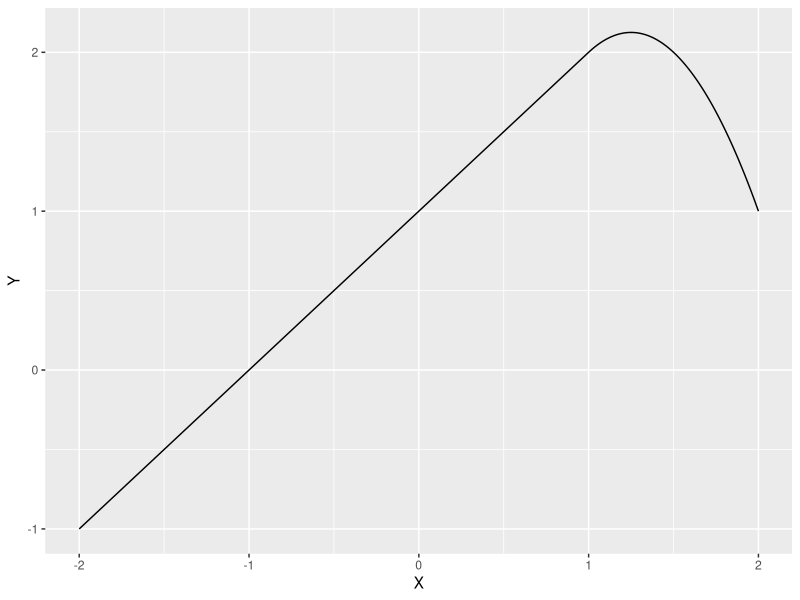
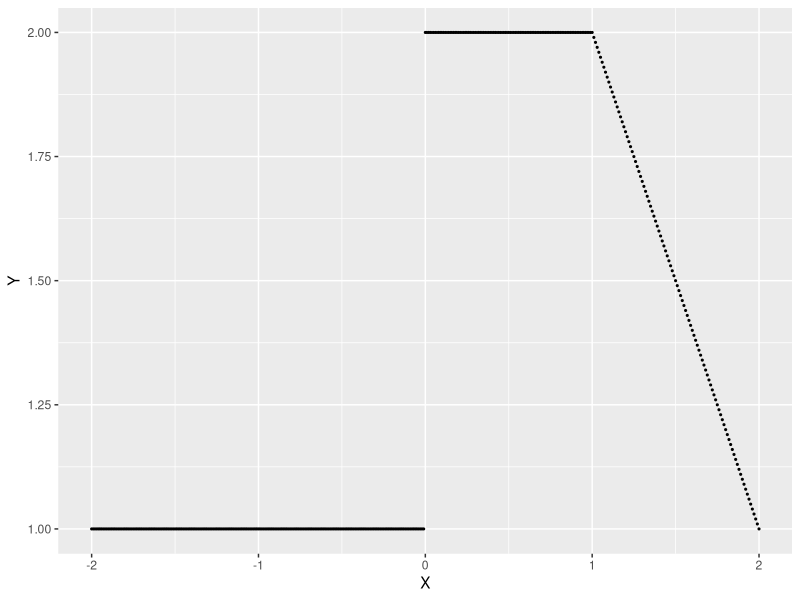

Recreate these plots in R, in order.
## ---- chunk 1
library(tidyverse)
## ---- chunk 2
b1 <- function(X) X
b2 <- function(X) (X - 1)^2 * (X >= 1)

tibble(
    X = seq(-2, 2, .01),
    Y = 1 + b1(X) - 2*b2(X)
) %>%
    ggplot() +
    geom_line(aes(X,Y))
## ---- chunk 3
b1 <- function(X) (0 <= X & X <= 2) - (X - 1)*(1 <= X & X <= 2)

tibble(
    X = seq(-2, 2, .01),
    Y = 1 + b1(X)
) %>%
    ggplot() +
    geom_point(aes(X,Y), size = .4) 
